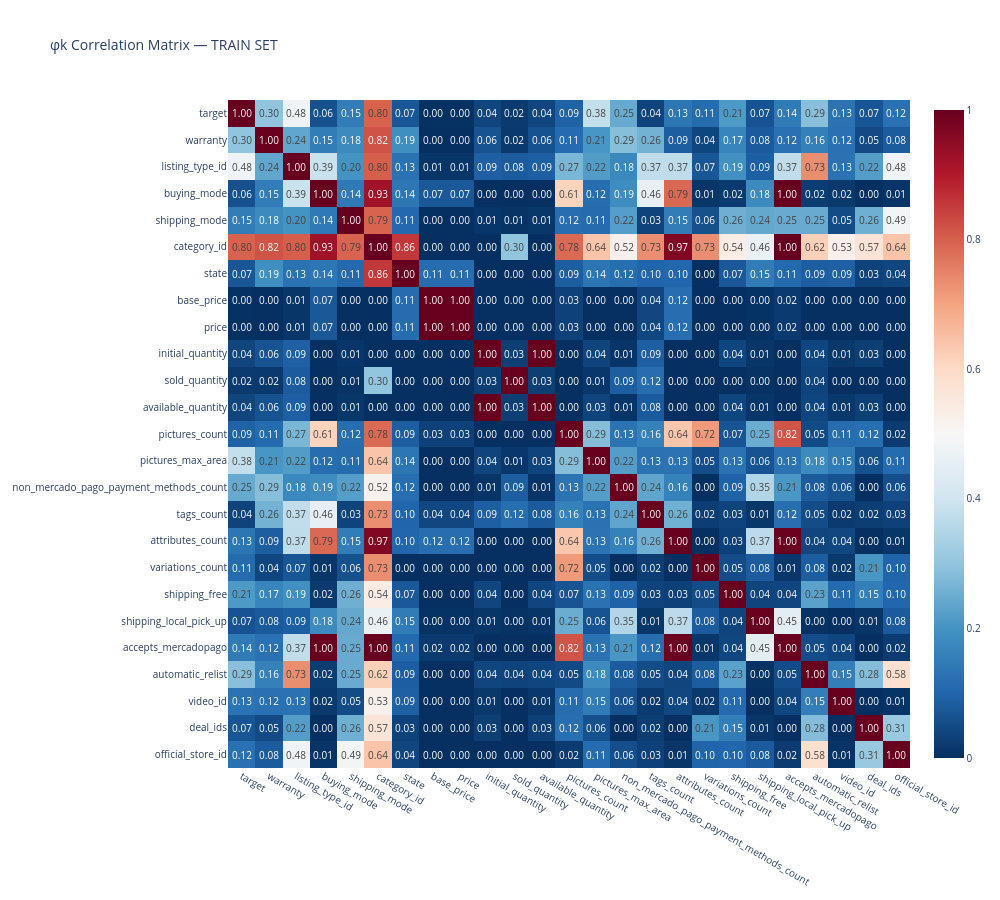

Notebook cell for this chart:
### Markdown cell above
## 5.Análisis de correlación de las

Utilizo la matriz de correlación de phik ya que funciona para **todas las combinaciones** de tipos:
- Numérica ↔ Numérica
- Numérica ↔ Categórica  
- Categórica ↔ Categórica

Calculamos sobre el **train set** para evitar data leakage.

### Code cell
phik_cols = [
    'target',
    # Categorical
    'warranty', 'listing_type_id', 'buying_mode', 'shipping_mode', 'category_id',
    'state',
    # Numeric
    'base_price', 'price', 'initial_quantity', 'sold_quantity', 'available_quantity',
    'pictures_count', 'pictures_max_area', 'non_mercado_pago_payment_methods_count',
    'tags_count', 'attributes_count', 'variations_count',
    # Binary
    'shipping_free', 'shipping_local_pick_up', 'accepts_mercadopago',
    'automatic_relist', 'video_id', 'deal_ids', 'official_store_id',
]

phik_corr = df_train[phik_cols].phik_matrix()

fig = px.imshow(
    phik_corr, text_auto='.2f',
    color_continuous_scale='RdBu_r', zmin=0, zmax=1,
    aspect='auto',
    title='φk Correlation Matrix — TRAIN SET'
)
fig.update_layout(template='plotly_white', height=900, width=1000, font=dict(size=10))
fig.show()

### Figure 1 — Plotly figure (JSON) as saved in the notebook; plotly's stock layout.template omitted (floating-point values rounded to 4 significant figures; data arrays with more than 128 entries replaced by an {"elided": "..."} marker saying what was removed)
{"data": [{"coloraxis": "coloraxis", "hovertemplate": "x: %{x}<br>y: %{y}<br>color: %{z}<extra></extra>", "name": "0", "texttemplate": "%{z:.2f}", "type": "heatmap", "x": ["target", "warranty", "listing_type_id", "buying_mode", "shipping_mode", "category_id", "state", "base_price", "price", "initial_quantity", "sold_quantity", "available_quantity", "pictures_count", "pictures_max_area", "non_mercado_pago_payment_methods_count", "tags_count", "attributes_count", "variations_count", "shipping_free", "shipping_local_pick_up", "accepts_mercadopago", "automatic_relist", "video_id", "deal_ids", "official_store_id"], "xaxis": "x", "y": ["target", "warranty", "listing_type_id", "buying_mode", "shipping_mode", "category_id", "state", "base_price", "price", "initial_quantity", "sold_quantity", "available_quantity", "pictures_count", "pictures_max_area", "non_mercado_pago_payment_methods_count", "tags_count", "attributes_count", "variations_count", "shipping_free", "shipping_local_pick_up", "accepts_mercadopago", "automatic_relist", "video_id", "deal_ids", "official_store_id"], "yaxis": "y", "z": {"elided": "25x25 float values"}}], "layout": {"coloraxis": {"cmax": 1, "cmin": 0, "colorscale": [[0, "rgb(5,48,97)"], [0.1, "rgb(33,102,172)"], [0.2, "rgb(67,147,195)"], [0.3, "rgb(146,197,222)"], [0.4, "rgb(209,229,240)"], [0.5, "rgb(247,247,247)"], [0.6, "rgb(253,219,199)"], [0.7, "rgb(244,165,130)"], [0.8, "rgb(214,96,77)"], [0.9, "rgb(178,24,43)"], [1, "rgb(103,0,31)"]]}, "font": {"size": 10}, "height": 900, "title": {"text": "φk Correlation Matrix — TRAIN SET"}, "width": 1000, "xaxis": {"anchor": "y", "domain": [0, 1]}, "yaxis": {"anchor": "x", "autorange": "reversed", "domain": [0, 1]}}}
